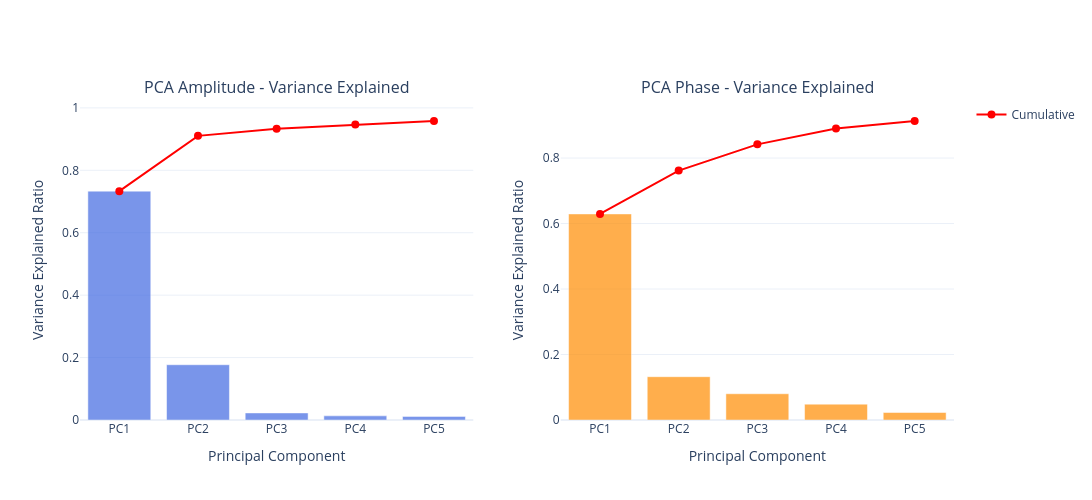

The notebook cell this image was saved under:
### Markdown cell above
# PCA Dimensionality Reduction - Top 5 Components

### Code cell
import numpy as np
from sklearn.decomposition import PCA
import plotly.graph_objects as go
from plotly.subplots import make_subplots

# Chuẩn bị ma trận dữ liệu: mỗi hàng là 1 packet, mỗi cột là 1 subcarrier
num_packets = max([len(ts_all[k]) for k in ts_all.keys()])
num_subcarriers = len(ts_all)

# Khởi tạo ma trận amplitude và phase
amp_matrix = np.zeros((num_packets, num_subcarriers))
phs_matrix = np.zeros((num_packets, num_subcarriers))

# Điền dữ liệu từ ts_all (sau khi đã qua filters: Hampel, SG, Elliptic)
for col_idx, sub_idx in enumerate(sorted(ts_all.keys())):
    ts_df = ts_all[sub_idx]
    n_samples = len(ts_df)
    amp_matrix[:n_samples, col_idx] = ts_df['amp_ellip'].values
    phs_matrix[:n_samples, col_idx] = ts_df['phase_ellip'].values

print(f"Ma trận amplitude: {amp_matrix.shape}")
print(f"Ma trận phase: {phs_matrix.shape}")

# Áp dụng PCA cho amplitude (giảm xuống 5 thành phần chính)
N_COMPONENTS = 5
pca_amp = PCA(n_components=N_COMPONENTS)
amp_pca = pca_amp.fit_transform(amp_matrix)

print(f"\nPCA Amplitude:")
print(f"  Input shape: {amp_matrix.shape}")
print(f"  Output shape: {amp_pca.shape}")
print(f"  Explained variance ratio: {pca_amp.explained_variance_ratio_}")
print(f"  Total variance explained: {np.sum(pca_amp.explained_variance_ratio_)*100:.2f}%")

# Áp dụng PCA cho phase
pca_phs = PCA(n_components=N_COMPONENTS)
phs_pca = pca_phs.fit_transform(phs_matrix)

print(f"\nPCA Phase:")
print(f"  Input shape: {phs_matrix.shape}")
print(f"  Output shape: {phs_pca.shape}")
print(f"  Explained variance ratio: {pca_phs.explained_variance_ratio_}")
print(f"  Total variance explained: {np.sum(pca_phs.explained_variance_ratio_)*100:.2f}%")

# Vẽ biểu đồ variance explained
pc_labels = [f'PC{i}' for i in range(1, N_COMPONENTS+1)]

fig = make_subplots(rows=1, cols=2,
                    subplot_titles=['PCA Amplitude - Variance Explained',
                                    'PCA Phase - Variance Explained'])

# Amplitude variance
fig.add_trace(go.Bar(x=pc_labels, y=pca_amp.explained_variance_ratio_,
                     marker_color='royalblue', opacity=0.7, name='Amp Variance',
                     showlegend=False), row=1, col=1)
fig.add_trace(go.Scatter(x=pc_labels, y=np.cumsum(pca_amp.explained_variance_ratio_),
                          mode='lines+markers', line=dict(color='red', width=2),
                          marker=dict(size=8), name='Cumulative'),
              row=1, col=1)

# Phase variance
fig.add_trace(go.Bar(x=pc_labels, y=pca_phs.explained_variance_ratio_,
                     marker_color='darkorange', opacity=0.7, name='Phs Variance',
                     showlegend=False), row=1, col=2)
fig.add_trace(go.Scatter(x=pc_labels, y=np.cumsum(pca_phs.explained_variance_ratio_),
                          mode='lines+markers', line=dict(color='red', width=2),
                          marker=dict(size=8), name='Cumulative',
                          showlegend=False),
              row=1, col=2)

fig.update_yaxes(title_text="Variance Explained Ratio", row=1, col=1)
fig.update_yaxes(title_text="Variance Explained Ratio", row=1, col=2)
fig.update_xaxes(title_text="Principal Component", row=1, col=1)
fig.update_xaxes(title_text="Principal Component", row=1, col=2)
fig.update_layout(height=500, width=1400, template='plotly_white')
fig.show()

print(f"\nPCA hoàn tất! Giảm từ {num_subcarriers} subcarriers xuống {N_COMPONENTS} principal components")

### Figure 1 — Plotly figure (JSON) as saved in the notebook; plotly's stock layout.template omitted (floating-point values rounded to 4 significant figures)
{"data": [{"marker": {"color": "royalblue"}, "name": "Amp Variance", "opacity": 0.7, "showlegend": false, "type": "bar", "x": ["PC1", "PC2", "PC3", "PC4", "PC5"], "xaxis": "x", "y": [0.7333, 0.1771, 0.02271, 0.01331, 0.01156], "yaxis": "y"}, {"line": {"color": "red", "width": 2}, "marker": {"size": 8}, "mode": "lines+markers", "name": "Cumulative", "type": "scatter", "x": ["PC1", "PC2", "PC3", "PC4", "PC5"], "xaxis": "x", "y": [0.7333, 0.9104, 0.9331, 0.9464, 0.958], "yaxis": "y"}, {"marker": {"color": "darkorange"}, "name": "Phs Variance", "opacity": 0.7, "showlegend": false, "type": "bar", "x": ["PC1", "PC2", "PC3", "PC4", "PC5"], "xaxis": "x2", "y": [0.6294, 0.1322, 0.08022, 0.04848, 0.02287], "yaxis": "y2"}, {"line": {"color": "red", "width": 2}, "marker": {"size": 8}, "mode": "lines+markers", "name": "Cumulative", "showlegend": false, "type": "scatter", "x": ["PC1", "PC2", "PC3", "PC4", "PC5"], "xaxis": "x2", "y": [0.6294, 0.7616, 0.8418, 0.8903, 0.9132], "yaxis": "y2"}], "layout": {"annotations": [{"font": {"size": 16}, "showarrow": false, "text": "PCA Amplitude - Variance Explained", "x": 0.225, "xanchor": "center", "xref": "paper", "y": 1, "yanchor": "bottom", "yref": "paper"}, {"font": {"size": 16}, "showarrow": false, "text": "PCA Phase - Variance Explained", "x": 0.775, "xanchor": "center", "xref": "paper", "y": 1, "yanchor": "bottom", "yref": "paper"}], "height": 500, "width": 1400, "xaxis": {"anchor": "y", "domain": [0, 0.45], "title": {"text": "Principal Component"}}, "xaxis2": {"anchor": "y2", "domain": [0.55, 1], "title": {"text": "Principal Component"}}, "yaxis": {"anchor": "x", "domain": [0, 1], "title": {"text": "Variance Explained Ratio"}}, "yaxis2": {"anchor": "x2", "domain": [0, 1], "title": {"text": "Variance Explained Ratio"}}}}
